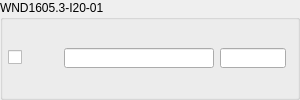
             <widget class="QGroupBox" name="groupBox_id_window_6">
              <property name="maximumSize">
               <size>
                <width>300</width>
                <height>16777215</height>
               </size>
              </property>
              <property name="title">
               <string>WND1605.3-I20-01</string>
              </property>
              <layout class="QHBoxLayout" name="horizontalLayout_44">
               <property name="leftMargin">
                <number>5</number>
               </property>
               <property name="topMargin">
                <number>0</number>
               </property>
               <property name="bottomMargin">
                <number>0</number>
               </property>
               <item>
                <layout class="QHBoxLayout" name="horizontalLayout_23">
                 <item>
                  <layout class="QGridLayout" name="gridLayout_id_9">
                   <item row="0" column="0">
                    <widget class="QCheckBox" name="checkBox_id_w6">
                     <property name="minimumSize">
                      <size>
                       <width>50</width>
                       <height>0</height>
                      </size>
                     </property>
                     <property name="maximumSize">
                      <size>
                       <width>50</width>
                       <height>16777215</height>
                      </size>
                     </property>
                     <property name="text">
                      <string/>
                     </property>
                    </widget>
                   </item>
                   <item row="0" column="1">
                    <widget class="QLineEdit" name="lineEdit_id_mat_w6">
                     <property name="minimumSize">
                      <size>
                       <width>150</width>
                       <height>0</height>
                      </size>
                     </property>
                     <property name="maximumSize">
                      <size>
                       <width>150</width>
                       <height>20</height>
                      </size>
                     </property>
                    </widget>
                   </item>
                   <item row="0" column="2">
                    <widget class="QLineEdit" name="lineEdit_id_thk_w6">
                     <property name="maximumSize">
                      <size>
                       <width>16777215</width>
                       <height>20</height>
                      </size>
                     </property>
                    </widget>
                   </item>
                  </layout>
                 </item>
                </layout>
               </item>
              </layout>
             </widget>
